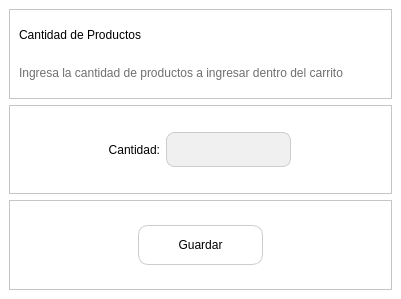
<?xml version="1.0" encoding="UTF-8"?>
<ui version="4.0">
 <class>MainWindow</class>
 <widget class="QMainWindow" name="MainWindow">
  <property name="geometry">
   <rect>
    <x>0</x>
    <y>0</y>
    <width>401</width>
    <height>299</height>
   </rect>
  </property>
  <property name="windowTitle">
   <string>Cantidad</string>
  </property>
  <property name="windowIcon">
   <iconset>
    <normaloff>InterfaceImages/313969136_5709585199110797_1271018789977176534_n.png</normaloff>InterfaceImages/313969136_5709585199110797_1271018789977176534_n.png</iconset>
  </property>
  <property name="styleSheet">
   <string notr="true">background-color: rgb(255, 255, 255);</string>
  </property>
  <widget class="QWidget" name="centralwidget">
   <layout class="QVBoxLayout" name="verticalLayout">
    <item>
     <widget class="QFrame" name="frame_2">
      <property name="minimumSize">
       <size>
        <width>350</width>
        <height>0</height>
       </size>
      </property>
      <property name="maximumSize">
       <size>
        <width>650</width>
        <height>16777215</height>
       </size>
      </property>
      <property name="frameShape">
       <enum>QFrame::StyledPanel</enum>
      </property>
      <property name="frameShadow">
       <enum>QFrame::Raised</enum>
      </property>
      <layout class="QVBoxLayout" name="verticalLayout_2">
       <item>
        <widget class="QLabel" name="label_11">
         <property name="styleSheet">
          <string notr="true">color: rgb(0, 0, 0);
font: bold 12pt &quot;Nunito&quot;;</string>
         </property>
         <property name="text">
          <string>Cantidad de Productos</string>
         </property>
        </widget>
       </item>
       <item>
        <widget class="QLabel" name="label_12">
         <property name="maximumSize">
          <size>
           <width>16777215</width>
           <height>55</height>
          </size>
         </property>
         <property name="styleSheet">
          <string notr="true">color: rgb(111, 111, 111);
font: bold 8pt &quot;Nunito&quot;;</string>
         </property>
         <property name="text">
          <string>Ingresa la cantidad de productos a ingresar dentro del carrito</string>
         </property>
        </widget>
       </item>
      </layout>
     </widget>
    </item>
    <item>
     <widget class="QFrame" name="frame_6">
      <property name="frameShape">
       <enum>QFrame::StyledPanel</enum>
      </property>
      <property name="frameShadow">
       <enum>QFrame::Raised</enum>
      </property>
      <layout class="QHBoxLayout" name="horizontalLayout">
       <property name="leftMargin">
        <number>75</number>
       </property>
       <property name="rightMargin">
        <number>100</number>
       </property>
       <item>
        <widget class="QLabel" name="label_13">
         <property name="minimumSize">
          <size>
           <width>75</width>
           <height>0</height>
          </size>
         </property>
         <property name="maximumSize">
          <size>
           <width>75</width>
           <height>16777215</height>
          </size>
         </property>
         <property name="styleSheet">
          <string notr="true">color: rgb(0, 0, 0);
font: bold 9pt &quot;Nunito&quot;;</string>
         </property>
         <property name="text">
          <string>Cantidad:</string>
         </property>
         <property name="alignment">
          <set>Qt::AlignRight|Qt::AlignTrailing|Qt::AlignVCenter</set>
         </property>
        </widget>
       </item>
       <item>
        <widget class="QLineEdit" name="lineEdit">
         <property name="minimumSize">
          <size>
           <width>125</width>
           <height>35</height>
          </size>
         </property>
         <property name="maximumSize">
          <size>
           <width>100</width>
           <height>16777215</height>
          </size>
         </property>
         <property name="styleSheet">
          <string notr="true">QLineEdit {
    background-color: #f0f0f0; /* Color de fondo deseado */
    border: 1px solid #ccc; /* Color del borde deseado */
    padding: 5px; /* Espacio alrededor del texto */
    color: rgb(0, 0, 0); /* Color del texto deseado */
  	font: 9pt &quot;Nunito&quot;; /* Fuente deseada */
    font-size: 14px; /* Tamaño de fuente deseado */
    border-radius: 8px; /* Redondear las esquinas */
}
</string>
         </property>
         <property name="text">
          <string/>
         </property>
         <property name="alignment">
          <set>Qt::AlignRight|Qt::AlignTrailing|Qt::AlignVCenter</set>
         </property>
        </widget>
       </item>
      </layout>
     </widget>
    </item>
    <item>
     <widget class="QFrame" name="frame_3">
      <property name="frameShape">
       <enum>QFrame::StyledPanel</enum>
      </property>
      <property name="frameShadow">
       <enum>QFrame::Raised</enum>
      </property>
      <layout class="QHBoxLayout" name="horizontalLayout_2">
       <item>
        <widget class="QPushButton" name="pushButton_7">
         <property name="minimumSize">
          <size>
           <width>125</width>
           <height>0</height>
          </size>
         </property>
         <property name="maximumSize">
          <size>
           <width>125</width>
           <height>40</height>
          </size>
         </property>
         <property name="styleSheet">
          <string notr="true">QPushButton {
    border: 1px solid #ccc;
    border-radius: 10px;           /* Bordes redondeados con radio de 10 píxeles */
    padding: 5px;
	font: bold 9pt &quot;Nunito&quot;;                  /* Espaciado interno del botón */
}

QPushButton:hover{
font: bold 9pt &quot;Nunito&quot;;
background-color: #f0f0f0; /* Color de fondo deseado */
}
</string>
         </property>
         <property name="text">
          <string>Guardar</string>
         </property>
         <property name="icon">
          <iconset>
           <normaloff>InterfaceImages/lista-de-verificacion (1).png</normaloff>InterfaceImages/lista-de-verificacion (1).png</iconset>
         </property>
        </widget>
       </item>
      </layout>
     </widget>
    </item>
   </layout>
  </widget>
 </widget>
 <resources/>
 <connections/>
</ui>
